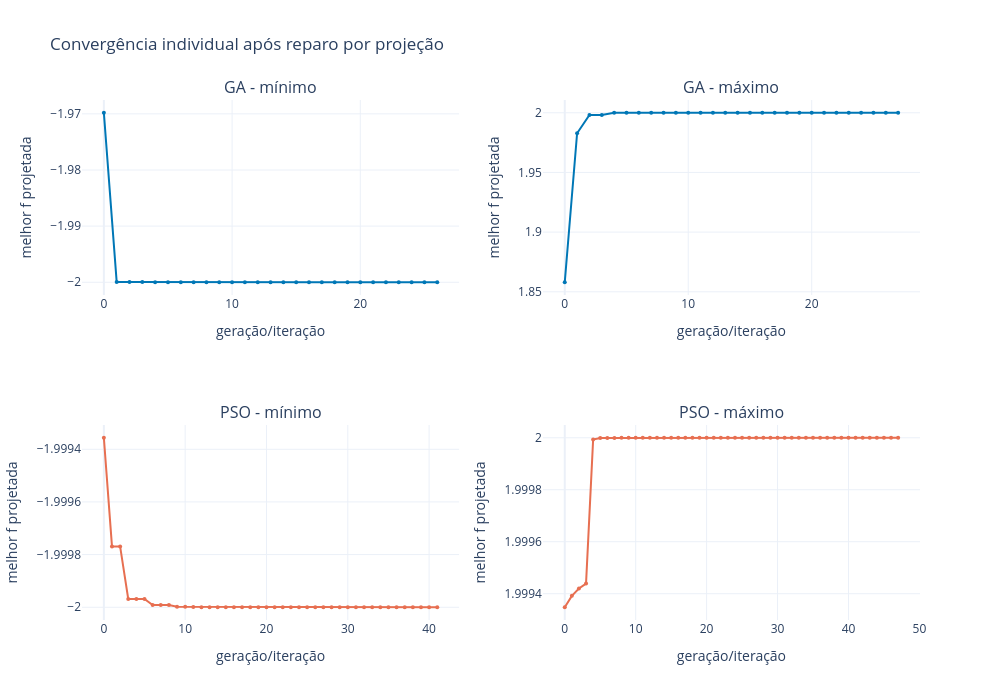
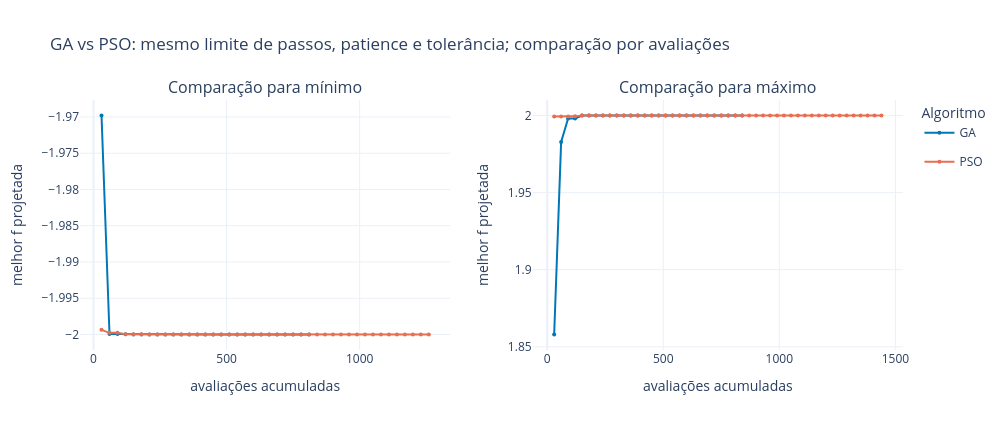

The notebook cell saved with these charts, in order:
### Markdown cell above
## 10. Convergência

O primeiro gráfico separa as quatro execuções. O segundo compara GA e PSO pelo número acumulado de avaliações, evitando que tamanhos diferentes de população ou enxame distorçam o eixo horizontal.

### Code cell
fig_individual = make_subplots(
    rows=2,
    cols=2,
    subplot_titles=(
        "GA - mínimo",
        "GA - máximo",
        "PSO - mínimo",
        "PSO - máximo",
    ),
)

panel = {
    ("GA", "min"): (1, 1),
    ("GA", "max"): (1, 2),
    ("PSO", "min"): (2, 1),
    ("PSO", "max"): (2, 2),
}
colors = {"GA": "#0077b6", "PSO": "#e76f51"}

for solution in solutions:
    row, col = panel[(solution["algoritmo"], solution["modo"])]
    fig_individual.add_trace(go.Scatter(
        x=np.arange(len(solution["historico"])),
        y=solution["historico"],
        mode="lines+markers",
        line=dict(color=colors[solution["algoritmo"]]),
        marker=dict(size=4),
        name=f"{solution['algoritmo']} - {solution['modo']}",
        showlegend=False,
    ), row=row, col=col)

fig_individual.update_xaxes(title_text="geração/iteração")
fig_individual.update_yaxes(title_text="melhor f projetada")
fig_individual.update_layout(
    title="Convergência individual após reparo por projeção",
    width=1000,
    height=700,
    template="plotly_white",
)
fig_individual.show()

fig_comparison = make_subplots(
    rows=1,
    cols=2,
    subplot_titles=("Comparação para mínimo", "Comparação para máximo"),
)

for col, mode in enumerate(["min", "max"], start=1):
    for solution in solutions:
        if solution["modo"] != mode:
            continue
        fig_comparison.add_trace(go.Scatter(
            x=solution["historico_avaliacoes"],
            y=solution["historico"],
            mode="lines+markers",
            name=solution["algoritmo"],
            legendgroup=solution["algoritmo"],
            showlegend=(col == 1),
            line=dict(color=colors[solution["algoritmo"]]),
            marker=dict(size=4),
        ), row=1, col=col)

fig_comparison.update_xaxes(title_text="avaliações acumuladas")
fig_comparison.update_yaxes(title_text="melhor f projetada")
fig_comparison.update_layout(
    title=(
        "GA vs PSO: mesmo limite de passos, patience e tolerância; "
        "comparação por avaliações"
    ),
    width=1000,
    height=430,
    template="plotly_white",
    legend_title_text="Algoritmo",
)
fig_comparison.show()

### Figure 1 — Plotly figure (JSON) as saved in the notebook; plotly's stock layout.template omitted (floating-point values rounded to 4 significant figures)
{"data": [{"line": {"color": "#0077b6"}, "marker": {"size": 4}, "mode": "lines+markers", "name": "GA - min", "showlegend": false, "type": "scatter", "x": [0, 1, 2, 3, 4, 5, 6, 7, 8, 9, 10, 11, 12, 13, 14, 15, 16, 17, 18, 19, 20, 21, 22, 23, 24, 25, 26], "xaxis": "x", "y": [-1.97, -2.0, -2.0, -2.0, -2.0, -2.0, -2.0, -2.0, -2.0, -2.0, -2.0, -2.0, -2.0, -2.0, -2.0, -2.0, -2.0, -2.0, -2.0, -2.0, -2.0, -2.0, -2.0, -2.0, -2.0, -2.0, -2.0], "yaxis": "y"}, {"line": {"color": "#0077b6"}, "marker": {"size": 4}, "mode": "lines+markers", "name": "GA - max", "showlegend": false, "type": "scatter", "x": [0, 1, 2, 3, 4, 5, 6, 7, 8, 9, 10, 11, 12, 13, 14, 15, 16, 17, 18, 19, 20, 21, 22, 23, 24, 25, 26, 27], "xaxis": "x2", "y": [1.858, 1.983, 1.998, 1.998, 2.0, 2.0, 2.0, 2.0, 2.0, 2.0, 2.0, 2.0, 2.0, 2.0, 2.0, 2.0, 2.0, 2.0, 2.0, 2.0, 2.0, 2.0, 2.0, 2.0, 2.0, 2.0, 2.0, 2.0], "yaxis": "y2"}, {"line": {"color": "#e76f51"}, "marker": {"size": 4}, "mode": "lines+markers", "name": "PSO - min", "showlegend": false, "type": "scatter", "x": [0, 1, 2, 3, 4, 5, 6, 7, 8, 9, 10, 11, 12, 13, 14, 15, 16, 17, 18, 19, 20, 21, 22, 23, 24, 25, 26, 27, 28, 29, 30, 31, 32, 33, 34, 35, 36, 37, 38, 39, 40, 41], "xaxis": "x3", "y": [-1.999, -2.0, -2.0, -2.0, -2.0, -2.0, -2.0, -2.0, -2.0, -2.0, -2.0, -2.0, -2.0, -2.0, -2.0, -2.0, -2.0, -2.0, -2.0, -2.0, -2.0, -2.0, -2.0, -2.0, -2.0, -2.0, -2.0, -2.0, -2.0, -2.0, -2.0, -2.0, -2.0, -2.0, -2.0, -2.0, -2.0, -2.0, -2.0, -2.0, -2.0, -2.0], "yaxis": "y3"}, {"line": {"color": "#e76f51"}, "marker": {"size": 4}, "mode": "lines+markers", "name": "PSO - max", "showlegend": false, "type": "scatter", "x": [0, 1, 2, 3, 4, 5, 6, 7, 8, 9, 10, 11, 12, 13, 14, 15, 16, 17, 18, 19, 20, 21, 22, 23, 24, 25, 26, 27, 28, 29, 30, 31, 32, 33, 34, 35, 36, 37, 38, 39, 40, 41, 42, 43, 44, 45, 46, 47], "xaxis": "x4", "y": [1.999, 1.999, 1.999, 1.999, 2.0, 2.0, 2.0, 2.0, 2.0, 2.0, 2.0, 2.0, 2.0, 2.0, 2.0, 2.0, 2.0, 2.0, 2.0, 2.0, 2.0, 2.0, 2.0, 2.0, 2.0, 2.0, 2.0, 2.0, 2.0, 2.0, 2.0, 2.0, 2.0, 2.0, 2.0, 2.0, 2.0, 2.0, 2.0, 2.0, 2.0, 2.0, 2.0, 2.0, 2.0, 2.0, 2.0, 2.0], "yaxis": "y4"}], "layout": {"annotations": [{"font": {"size": 16}, "showarrow": false, "text": "GA - mínimo", "x": 0.225, "xanchor": "center", "xref": "paper", "y": 1, "yanchor": "bottom", "yref": "paper"}, {"font": {"size": 16}, "showarrow": false, "text": "GA - máximo", "x": 0.775, "xanchor": "center", "xref": "paper", "y": 1, "yanchor": "bottom", "yref": "paper"}, {"font": {"size": 16}, "showarrow": false, "text": "PSO - mínimo", "x": 0.225, "xanchor": "center", "xref": "paper", "y": 0.375, "yanchor": "bottom", "yref": "paper"}, {"font": {"size": 16}, "showarrow": false, "text": "PSO - máximo", "x": 0.775, "xanchor": "center", "xref": "paper", "y": 0.375, "yanchor": "bottom", "yref": "paper"}], "height": 700, "title": {"text": "Convergência individual após reparo por projeção"}, "width": 1000, "xaxis": {"anchor": "y", "domain": [0, 0.45], "title": {"text": "geração/iteração"}}, "xaxis2": {"anchor": "y2", "domain": [0.55, 1], "title": {"text": "geração/iteração"}}, "xaxis3": {"anchor": "y3", "domain": [0, 0.45], "title": {"text": "geração/iteração"}}, "xaxis4": {"anchor": "y4", "domain": [0.55, 1], "title": {"text": "geração/iteração"}}, "yaxis": {"anchor": "x", "domain": [0.625, 1], "title": {"text": "melhor f projetada"}}, "yaxis2": {"anchor": "x2", "domain": [0.625, 1], "title": {"text": "melhor f projetada"}}, "yaxis3": {"anchor": "x3", "domain": [0, 0.375], "title": {"text": "melhor f projetada"}}, "yaxis4": {"anchor": "x4", "domain": [0, 0.375], "title": {"text": "melhor f projetada"}}}}

### Figure 2 — Plotly figure (JSON) as saved in the notebook; plotly's stock layout.template omitted (floating-point values rounded to 4 significant figures)
{"data": [{"legendgroup": "GA", "line": {"color": "#0077b6"}, "marker": {"size": 4}, "mode": "lines+markers", "name": "GA", "showlegend": true, "type": "scatter", "x": [30, 60, 90, 120, 150, 180, 210, 240, 270, 300, 330, 360, 390, 420, 450, 480, 510, 540, 570, 600, 630, 660, 690, 720, 750, 780, 810], "xaxis": "x", "y": [-1.97, -2.0, -2.0, -2.0, -2.0, -2.0, -2.0, -2.0, -2.0, -2.0, -2.0, -2.0, -2.0, -2.0, -2.0, -2.0, -2.0, -2.0, -2.0, -2.0, -2.0, -2.0, -2.0, -2.0, -2.0, -2.0, -2.0], "yaxis": "y"}, {"legendgroup": "PSO", "line": {"color": "#e76f51"}, "marker": {"size": 4}, "mode": "lines+markers", "name": "PSO", "showlegend": true, "type": "scatter", "x": [30, 60, 90, 120, 150, 180, 210, 240, 270, 300, 330, 360, 390, 420, 450, 480, 510, 540, 570, 600, 630, 660, 690, 720, 750, 780, 810, 840, 870, 900, 930, 960, 990, 1020, 1050, 1080, 1110, 1140, 1170, 1200, 1230, 1260], "xaxis": "x", "y": [-1.999, -2.0, -2.0, -2.0, -2.0, -2.0, -2.0, -2.0, -2.0, -2.0, -2.0, -2.0, -2.0, -2.0, -2.0, -2.0, -2.0, -2.0, -2.0, -2.0, -2.0, -2.0, -2.0, -2.0, -2.0, -2.0, -2.0, -2.0, -2.0, -2.0, -2.0, -2.0, -2.0, -2.0, -2.0, -2.0, -2.0, -2.0, -2.0, -2.0, -2.0, -2.0], "yaxis": "y"}, {"legendgroup": "GA", "line": {"color": "#0077b6"}, "marker": {"size": 4}, "mode": "lines+markers", "name": "GA", "showlegend": false, "type": "scatter", "x": [30, 60, 90, 120, 150, 180, 210, 240, 270, 300, 330, 360, 390, 420, 450, 480, 510, 540, 570, 600, 630, 660, 690, 720, 750, 780, 810, 840], "xaxis": "x2", "y": [1.858, 1.983, 1.998, 1.998, 2.0, 2.0, 2.0, 2.0, 2.0, 2.0, 2.0, 2.0, 2.0, 2.0, 2.0, 2.0, 2.0, 2.0, 2.0, 2.0, 2.0, 2.0, 2.0, 2.0, 2.0, 2.0, 2.0, 2.0], "yaxis": "y2"}, {"legendgroup": "PSO", "line": {"color": "#e76f51"}, "marker": {"size": 4}, "mode": "lines+markers", "name": "PSO", "showlegend": false, "type": "scatter", "x": [30, 60, 90, 120, 150, 180, 210, 240, 270, 300, 330, 360, 390, 420, 450, 480, 510, 540, 570, 600, 630, 660, 690, 720, 750, 780, 810, 840, 870, 900, 930, 960, 990, 1020, 1050, 1080, 1110, 1140, 1170, 1200, 1230, 1260, 1290, 1320, 1350, 1380, 1410, 1440], "xaxis": "x2", "y": [1.999, 1.999, 1.999, 1.999, 2.0, 2.0, 2.0, 2.0, 2.0, 2.0, 2.0, 2.0, 2.0, 2.0, 2.0, 2.0, 2.0, 2.0, 2.0, 2.0, 2.0, 2.0, 2.0, 2.0, 2.0, 2.0, 2.0, 2.0, 2.0, 2.0, 2.0, 2.0, 2.0, 2.0, 2.0, 2.0, 2.0, 2.0, 2.0, 2.0, 2.0, 2.0, 2.0, 2.0, 2.0, 2.0, 2.0, 2.0], "yaxis": "y2"}], "layout": {"annotations": [{"font": {"size": 16}, "showarrow": false, "text": "Comparação para mínimo", "x": 0.225, "xanchor": "center", "xref": "paper", "y": 1, "yanchor": "bottom", "yref": "paper"}, {"font": {"size": 16}, "showarrow": false, "text": "Comparação para máximo", "x": 0.775, "xanchor": "center", "xref": "paper", "y": 1, "yanchor": "bottom", "yref": "paper"}], "height": 430, "legend": {"title": {"text": "Algoritmo"}}, "title": {"text": "GA vs PSO: mesmo limite de passos, patience e tolerância; comparação por avaliações"}, "width": 1000, "xaxis": {"anchor": "y", "domain": [0, 0.45], "title": {"text": "avaliações acumuladas"}}, "xaxis2": {"anchor": "y2", "domain": [0.55, 1], "title": {"text": "avaliações acumuladas"}}, "yaxis": {"anchor": "x", "domain": [0, 1], "title": {"text": "melhor f projetada"}}, "yaxis2": {"anchor": "x2", "domain": [0, 1], "title": {"text": "melhor f projetada"}}}}
